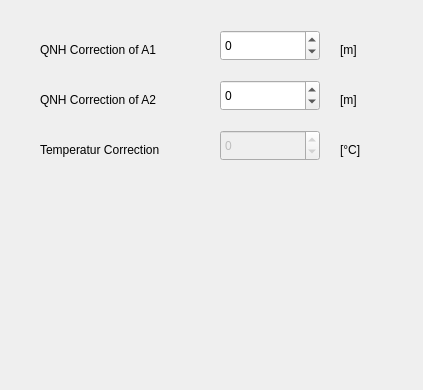
<?xml version="1.0" encoding="UTF-8"?>
<ui version="4.0">
 <class>CorrFrame</class>
 <widget class="QWidget" name="CorrFrame">
  <property name="geometry">
   <rect>
    <x>0</x>
    <y>0</y>
    <width>423</width>
    <height>390</height>
   </rect>
  </property>
  <property name="windowTitle">
   <string>Correction</string>
  </property>
  <widget class="QSpinBox" name="spinBox_QNHCorrA2">
   <property name="geometry">
    <rect>
     <x>220</x>
     <y>80</y>
     <width>100</width>
     <height>31</height>
    </rect>
   </property>
   <property name="minimum">
    <number>-8000</number>
   </property>
   <property name="maximum">
    <number>8000</number>
   </property>
  </widget>
  <widget class="QSpinBox" name="spinBox_QNHCorrA1">
   <property name="geometry">
    <rect>
     <x>220</x>
     <y>30</y>
     <width>100</width>
     <height>31</height>
    </rect>
   </property>
   <property name="minimum">
    <number>-2000</number>
   </property>
   <property name="maximum">
    <number>1000</number>
   </property>
  </widget>
  <widget class="QLabel" name="textLabel_QNHCorrA1Unit">
   <property name="geometry">
    <rect>
     <x>340</x>
     <y>40</y>
     <width>67</width>
     <height>20</height>
    </rect>
   </property>
   <property name="text">
    <string>[m]</string>
   </property>
   <property name="wordWrap">
    <bool>false</bool>
   </property>
  </widget>
  <widget class="QLabel" name="textLabel_QNHCorrA2Unit">
   <property name="geometry">
    <rect>
     <x>340</x>
     <y>90</y>
     <width>67</width>
     <height>20</height>
    </rect>
   </property>
   <property name="text">
    <string>[m]</string>
   </property>
   <property name="wordWrap">
    <bool>false</bool>
   </property>
  </widget>
  <widget class="QLabel" name="textLabel_TempCorrUnit">
   <property name="geometry">
    <rect>
     <x>340</x>
     <y>140</y>
     <width>67</width>
     <height>20</height>
    </rect>
   </property>
   <property name="text">
    <string>[°C]</string>
   </property>
   <property name="wordWrap">
    <bool>false</bool>
   </property>
  </widget>
  <widget class="QSpinBox" name="spinBox_TempCorr">
   <property name="enabled">
    <bool>false</bool>
   </property>
   <property name="geometry">
    <rect>
     <x>220</x>
     <y>130</y>
     <width>100</width>
     <height>31</height>
    </rect>
   </property>
   <property name="minimum">
    <number>-10</number>
   </property>
   <property name="maximum">
    <number>10</number>
   </property>
  </widget>
  <widget class="QLabel" name="textLabel_QNHCorrA1">
   <property name="geometry">
    <rect>
     <x>40</x>
     <y>40</y>
     <width>160</width>
     <height>20</height>
    </rect>
   </property>
   <property name="text">
    <string>QNH Correction of A1</string>
   </property>
   <property name="wordWrap">
    <bool>false</bool>
   </property>
  </widget>
  <widget class="QLabel" name="textLabel_QNHCorrA2">
   <property name="geometry">
    <rect>
     <x>40</x>
     <y>90</y>
     <width>160</width>
     <height>20</height>
    </rect>
   </property>
   <property name="text">
    <string>QNH Correction of A2</string>
   </property>
   <property name="wordWrap">
    <bool>false</bool>
   </property>
  </widget>
  <widget class="QLabel" name="textLabel_TempCorr">
   <property name="geometry">
    <rect>
     <x>40</x>
     <y>140</y>
     <width>169</width>
     <height>20</height>
    </rect>
   </property>
   <property name="text">
    <string>Temperatur Correction</string>
   </property>
   <property name="wordWrap">
    <bool>false</bool>
   </property>
  </widget>
 </widget>
 <layoutdefault spacing="6" margin="11"/>
 <resources/>
 <connections/>
</ui>
